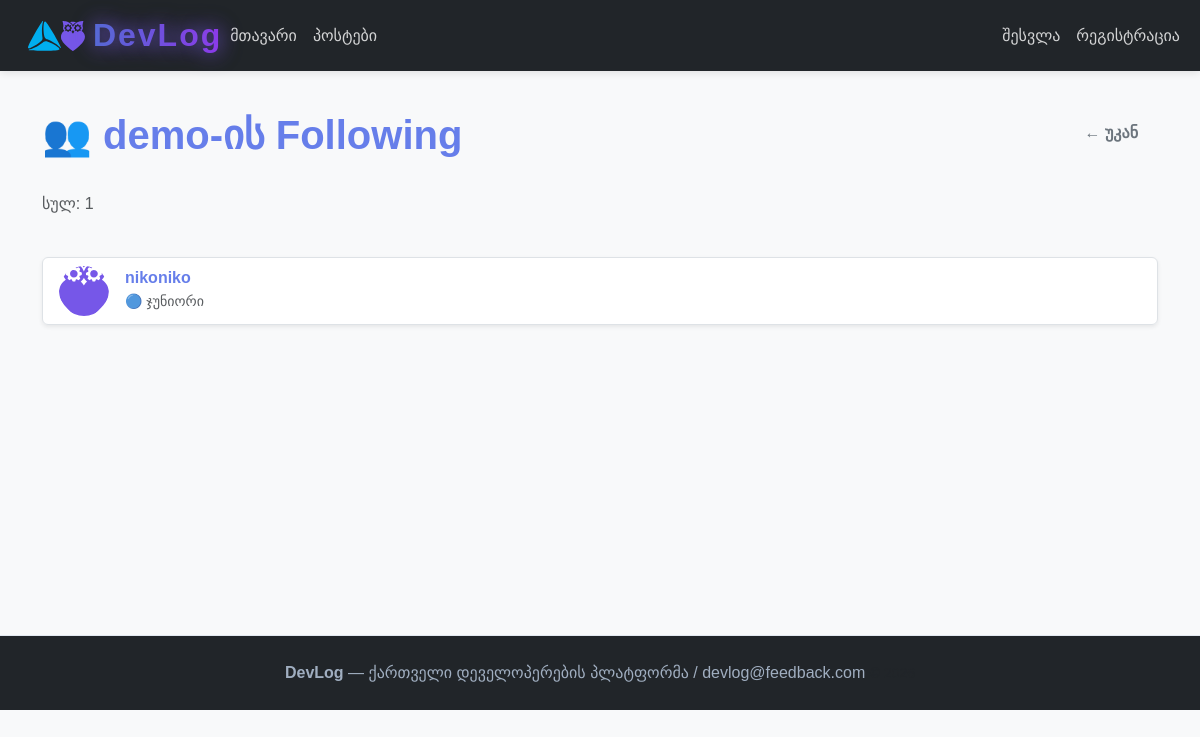
Before: /user/demo/following with the older database file.
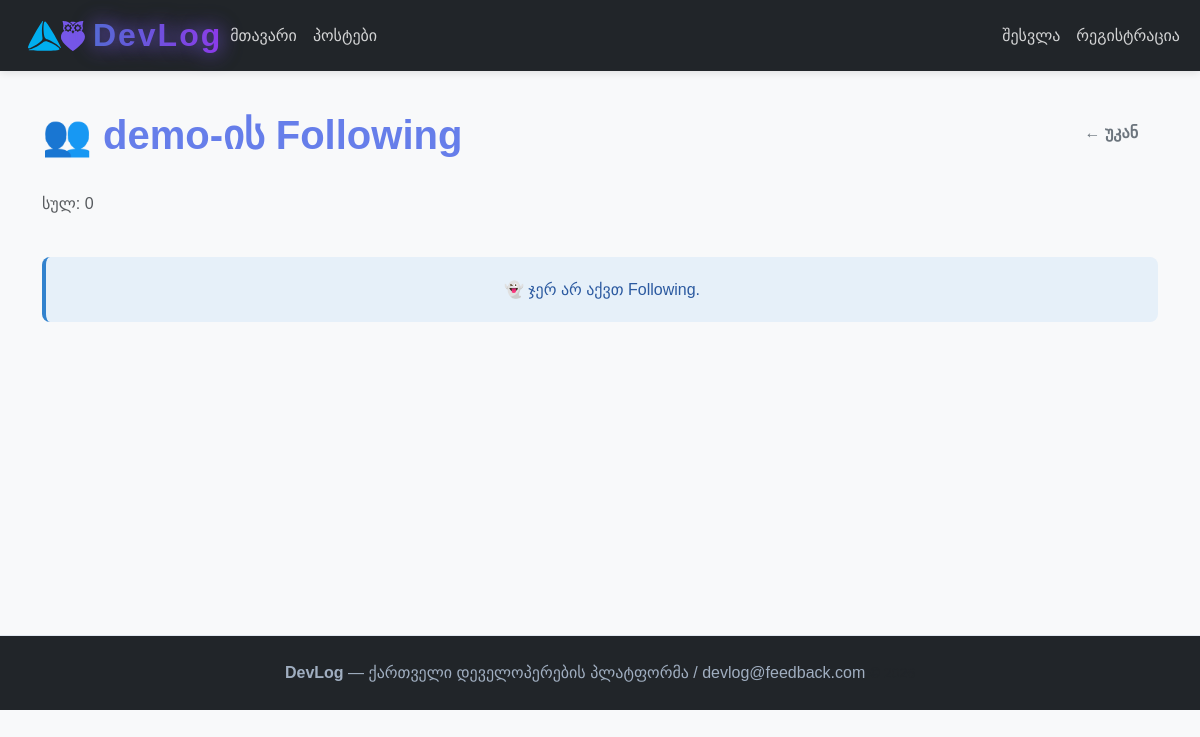
After: the same page with the newer database file.
### models.py (models this page shows, shortened)
class User(db.Model):
    __tablename__ = 'users'
    id = db.Column(db.Integer, primary_key=True)
    username = db.Column(db.String(80), unique=True)
    email = db.Column(db.String(120), unique=True)
    password = db.Column(db.String(255))
    role = db.Column(db.String(20), default='user')
    level = db.Column(db.String(50), default='beginner')
    gender = db.Column(db.String(20), default='other')
    profile_photo = db.Column(db.String(255), default='/static/images/avatar-default.png')
    bio = db.Column(db.Text, default='')
    created_at = db.Column(db.DateTime, default=datetime.now)
    posts = db.relationship('Post', backref='author')
    comments = db.relationship('Comment', backref='author')
    likes = db.relationship('Like', backref='author')
    reposts = db.relationship('Repost', backref='author')
    notifications = db.relationship('Notification', backref='recipient', foreign_keys='Notification.user_id')
    sent_notifications = db.relationship('Notification', backref='sender', foreign_keys='Notification.sender_id')
    messages_sent = db.relationship('Message', backref='sender', foreign_keys='Message.sender_id')
    messages_received = db.relationship('Message', backref='receiver', foreign_keys='Message.receiver_id')
    following = db.relationship(
        'User',
        secondary=follow_table,
        primaryjoin=follow_table.c.follower_id == id,
        secondaryjoin=follow_table.c.followed_id == id,
        backref='followers'
    )

### routes.py (the view)
    @app.route('/user/<username>/following')
    def view_following(username):
        user = User.query.filter_by(username=username).first()
        if user is None:
            return "User not found", 404
        following = user.following
        return render_template('following_list.html', user=user, following=following)

### app.py (called while the page is built)
def get_current_user():
    if 'user_id' in session:
        user = User.query.get(session['user_id'])
        return user
    return None

def get_unread_count():
    user = get_current_user()
    if user:
        notifications = Notification.query.filter_by(user_id=user.id, is_read=False).all()
        count = len(notifications)
        return count
    return 0

@app.context_processor
def inject_globals():
    user = get_current_user()
    if user:
        user.is_authenticated = True
    return {
        'current_user': user,
        'unread_notifications_count': get_unread_count()
    }

### templates/following_list.html (shortened to what this page needs)
{% extends "base.html" %}
{% block content %}
<div class="container py-4">
    <div class="row mb-4">
        <div class="col">
            <h1 class="section-title">👥 {{ user.username }}-ის Following</h1>
            <p class="text-muted">სულ: {{ following|length }}</p>
        </div>
        <div class="col-auto">
            <a href="{{ url_for('user_profile', username=user.username) }}" class="btn btn-outline-secondary">← უკან</a>
        </div>
    </div>
    {% if following %}
        <div class="list-group shadow-sm">
            {% for user_following in following %}
                <div class="list-group-item d-flex justify-content-between align-items-center">
                    <div class="d-flex align-items-center gap-3">
                        <img src="{{ user_following.profile_photo }}" alt="{{ user_following.username }}" class="rounded-circle" width="50" height="50" style="object-fit: cover;">
                        <div>
                            <h6 class="mb-0"><a href="{{ url_for('user_profile', username=user_following.username) }}" class="text-decoration-none">{{ user_following.username }}</a></h6>
                            <small class="text-muted">
                                {% if user_following.level == 'beginner' %}🟢 სტაჟიორი
                                {% elif user_following.level == 'junior' %}🔵 ჯუნიორი
                                {% elif user_following.level == 'intermediate' %}🟠 საშუალო
                                {% else %}🔴 სენიორი
                                {% endif %}
                            </small>
                        </div>
                    </div>
                </div>
            {% endfor %}
        </div>
    {% else %}
        <div class="alert alert-info text-center">
            👻 ჯერ არ აქვთ Following.
        </div>
    {% endif %}
</div>
{% endblock %}

Changed rows visible on the page:
removed User: profile_photo (picture), username "nikoniko", level "🔵 ჯუნიორი"
Other visible differences:
{{ following|length }}: "1" → "0"
text now shown: "👻 ჯერ არ აქვთ Following."
